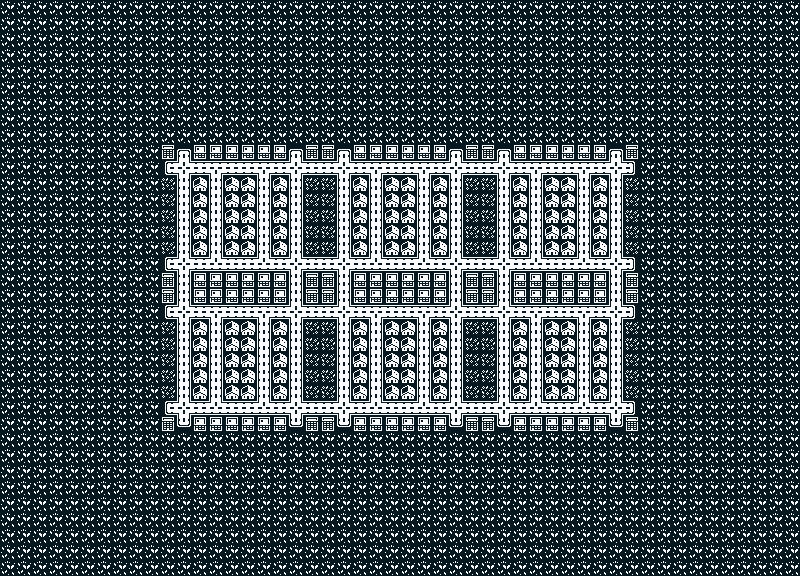

Below is a game level as drawn by its tile map, then a one-line description and the .tmx that defines it (tile-layer data replaced by summaries):
An orthogonal 50x36 tile map with 16x16 px tiles, 6 tile layers (Grass 2, Roads, Apartments, Offices, ...).

<map version="1.10" tiledversion="1.10.2" orientation="orthogonal" renderorder="right-down" width="50" height="36" tilewidth="16" tileheight="16" infinite="0" backgroundcolor="#071821" nextlayerid="9" nextobjectid="1">
 <editorsettings>
  <export target="pizza_city" format="json" />
 </editorsettings>
 <tileset firstgid="1" source="../rpg.tsx" />
 <layer id="8" name="Grass 2" width="50" height="36" tintcolor="#286850">
  <data>[1800 cells, 1260 non-empty, 1 distinct tile ids]</data>
 </layer>
 <layer id="3" name="Roads" width="50" height="36" tintcolor="#e0f8cf">
  <data>[1800 cells, 264 non-empty, 4 distinct tile ids]</data>
 </layer>
 <layer id="7" name="Apartments" width="50" height="36" tintcolor="#e0f8cf">
  <data>[1800 cells, 24 non-empty, 1 distinct tile ids]</data>
 </layer>
 <layer id="6" name="Offices" width="50" height="36" tintcolor="#286850">
  <data>[1800 cells, 72 non-empty, 1 distinct tile ids]</data>
 </layer>
 <layer id="5" name="Grass" width="50" height="36" tintcolor="#286850">
  <data>[1800 cells, 60 non-empty, 1 distinct tile ids]</data>
 </layer>
 <layer id="4" name="Houses" width="50" height="36" tintcolor="#86c06c">
  <data>[1800 cells, 120 non-empty, 1 distinct tile ids]</data>
 </layer>
</map>